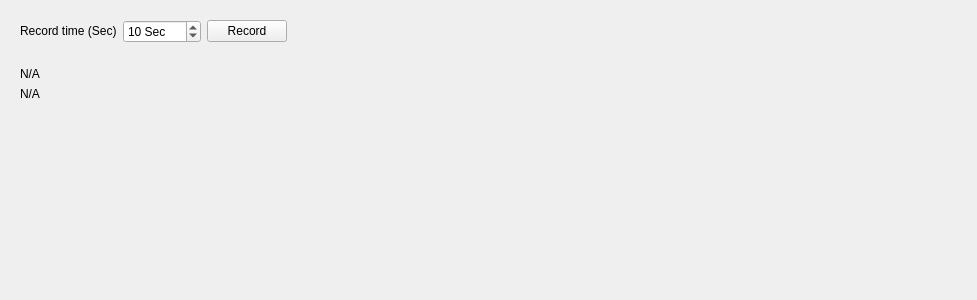
<?xml version="1.0" encoding="UTF-8"?>
<ui version="4.0">
 <class>CVideoDeviceAudioWidget</class>
 <widget class="QWidget" name="CVideoDeviceAudioWidget">
  <property name="geometry">
   <rect>
    <x>0</x>
    <y>0</y>
    <width>977</width>
    <height>300</height>
   </rect>
  </property>
  <property name="sizePolicy">
   <sizepolicy hsizetype="Fixed" vsizetype="Preferred">
    <horstretch>0</horstretch>
    <verstretch>0</verstretch>
   </sizepolicy>
  </property>
  <property name="minimumSize">
   <size>
    <width>977</width>
    <height>0</height>
   </size>
  </property>
  <property name="maximumSize">
   <size>
    <width>977</width>
    <height>16777215</height>
   </size>
  </property>
  <property name="windowTitle">
   <string>Form</string>
  </property>
  <layout class="QVBoxLayout" name="verticalLayout">
   <item>
    <widget class="QWidget" name="widget_audio_record" native="true">
     <property name="sizePolicy">
      <sizepolicy hsizetype="Fixed" vsizetype="Fixed">
       <horstretch>0</horstretch>
       <verstretch>0</verstretch>
      </sizepolicy>
     </property>
     <layout class="QHBoxLayout" name="horizontalLayout">
      <item>
       <widget class="QLabel" name="label_title_audio_record">
        <property name="sizePolicy">
         <sizepolicy hsizetype="Fixed" vsizetype="Fixed">
          <horstretch>0</horstretch>
          <verstretch>0</verstretch>
         </sizepolicy>
        </property>
        <property name="text">
         <string>Record time (Sec)</string>
        </property>
       </widget>
      </item>
      <item>
       <widget class="QSpinBox" name="spinBox_audio_record_time">
        <property name="sizePolicy">
         <sizepolicy hsizetype="Minimum" vsizetype="Fixed">
          <horstretch>0</horstretch>
          <verstretch>0</verstretch>
         </sizepolicy>
        </property>
        <property name="suffix">
         <string> Sec</string>
        </property>
        <property name="maximum">
         <number>1800</number>
        </property>
        <property name="value">
         <number>10</number>
        </property>
       </widget>
      </item>
      <item>
       <widget class="QPushButton" name="pushButton_audio_record">
        <property name="sizePolicy">
         <sizepolicy hsizetype="Fixed" vsizetype="Fixed">
          <horstretch>0</horstretch>
          <verstretch>0</verstretch>
         </sizepolicy>
        </property>
        <property name="text">
         <string>Record</string>
        </property>
       </widget>
      </item>
      <item>
       <spacer name="horizontalSpacer">
        <property name="orientation">
         <enum>Qt::Horizontal</enum>
        </property>
        <property name="sizeHint" stdset="0">
         <size>
          <width>40</width>
          <height>20</height>
         </size>
        </property>
       </spacer>
      </item>
     </layout>
    </widget>
   </item>
   <item>
    <widget class="QWidget" name="widget_audio_record_message" native="true">
     <property name="sizePolicy">
      <sizepolicy hsizetype="Fixed" vsizetype="Fixed">
       <horstretch>0</horstretch>
       <verstretch>0</verstretch>
      </sizepolicy>
     </property>
     <layout class="QVBoxLayout" name="verticalLayout_2">
      <item>
       <widget class="QLabel" name="label_audio_record_message">
        <property name="sizePolicy">
         <sizepolicy hsizetype="Fixed" vsizetype="Fixed">
          <horstretch>0</horstretch>
          <verstretch>0</verstretch>
         </sizepolicy>
        </property>
        <property name="text">
         <string>N/A</string>
        </property>
       </widget>
      </item>
      <item>
       <widget class="QLabel" name="label_audio_record_path">
        <property name="sizePolicy">
         <sizepolicy hsizetype="Fixed" vsizetype="Fixed">
          <horstretch>0</horstretch>
          <verstretch>0</verstretch>
         </sizepolicy>
        </property>
        <property name="text">
         <string>N/A</string>
        </property>
       </widget>
      </item>
     </layout>
    </widget>
   </item>
   <item>
    <spacer name="verticalSpacer">
     <property name="orientation">
      <enum>Qt::Vertical</enum>
     </property>
     <property name="sizeHint" stdset="0">
      <size>
       <width>20</width>
       <height>40</height>
      </size>
     </property>
    </spacer>
   </item>
  </layout>
 </widget>
 <resources/>
 <connections/>
</ui>
